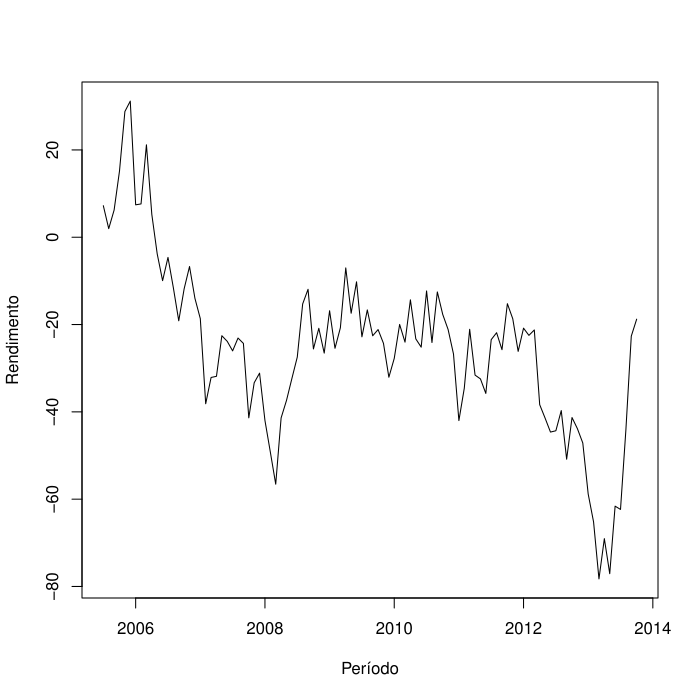

Recreate this plot in R.
gnp <- ts(cumsum(1 + round(10*rnorm(100), 2)), start = c(2005, 7), frequency = 12)
plot(gnp,xlab="Período",ylab="Rendimento") # using 'plot.ts' for time-series plot
